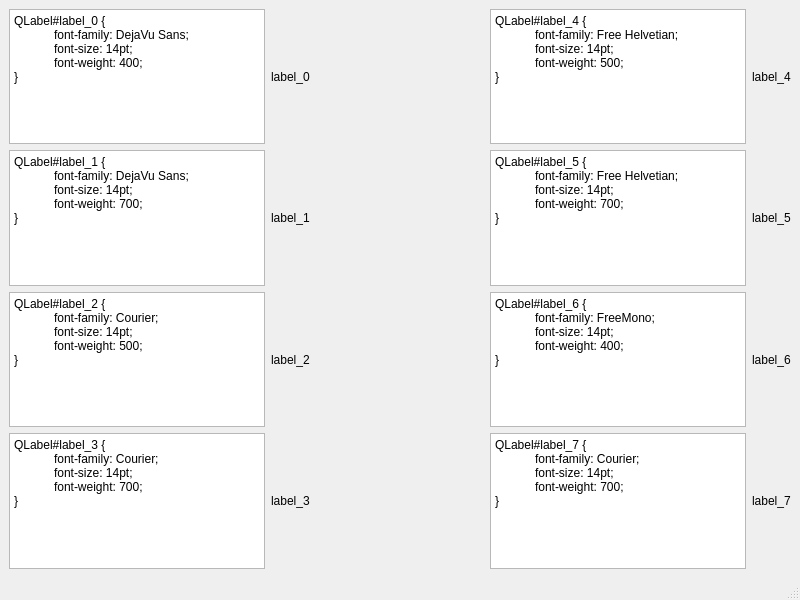
<?xml version="1.0" encoding="UTF-8"?>
<ui version="4.0">
 <class>MainWindow</class>
 <widget class="QMainWindow" name="MainWindow">
  <property name="geometry">
   <rect>
    <x>0</x>
    <y>0</y>
    <width>800</width>
    <height>600</height>
   </rect>
  </property>
  <property name="windowTitle">
   <string>MainWindow</string>
  </property>
  <widget class="QWidget" name="centralwidget">
   <layout class="QGridLayout" name="gridLayout">
    <item row="5" column="0">
     <widget class="QPlainTextEdit" name="plainTextEdit_4">
      <property name="plainText">
       <string>QLabel#label_2 {
	font-family: Courier;
	font-size: 14pt;
	font-weight: 500;
}</string>
      </property>
      <property name="tabStopDistance">
       <double>40.000000000000000</double>
      </property>
     </widget>
    </item>
    <item row="3" column="1">
     <widget class="QLabel" name="label_1">
      <property name="text">
       <string>label_1</string>
      </property>
     </widget>
    </item>
    <item row="1" column="1">
     <widget class="QLabel" name="label_0">
      <property name="text">
       <string>label_0</string>
      </property>
     </widget>
    </item>
    <item row="1" column="4">
     <widget class="QLabel" name="label_4">
      <property name="text">
       <string>label_4</string>
      </property>
     </widget>
    </item>
    <item row="7" column="0">
     <widget class="QPlainTextEdit" name="plainTextEdit_2">
      <property name="plainText">
       <string>QLabel#label_3 {
	font-family: Courier;
	font-size: 14pt;
	font-weight: 700;
}</string>
      </property>
      <property name="tabStopDistance">
       <double>40.000000000000000</double>
      </property>
     </widget>
    </item>
    <item row="1" column="3">
     <widget class="QPlainTextEdit" name="plainTextEdit_5">
      <property name="plainText">
       <string>QLabel#label_4 {
	font-family: Free Helvetian;
	font-size: 14pt;
	font-weight: 500;
}
</string>
      </property>
      <property name="tabStopDistance">
       <double>40.000000000000000</double>
      </property>
     </widget>
    </item>
    <item row="7" column="1">
     <widget class="QLabel" name="label_3">
      <property name="text">
       <string>label_3</string>
      </property>
     </widget>
    </item>
    <item row="7" column="3">
     <widget class="QPlainTextEdit" name="plainTextEdit_8">
      <property name="plainText">
       <string>QLabel#label_7 {
	font-family: Courier;
	font-size: 14pt;
	font-weight: 700;
}
</string>
      </property>
      <property name="tabStopDistance">
       <double>40.000000000000000</double>
      </property>
     </widget>
    </item>
    <item row="5" column="1">
     <widget class="QLabel" name="label_2">
      <property name="text">
       <string>label_2</string>
      </property>
     </widget>
    </item>
    <item row="1" column="2">
     <spacer name="horizontalSpacer">
      <property name="orientation">
       <enum>Qt::Horizontal</enum>
      </property>
      <property name="sizeHint" stdset="0">
       <size>
        <width>40</width>
        <height>20</height>
       </size>
      </property>
     </spacer>
    </item>
    <item row="3" column="4">
     <widget class="QLabel" name="label_5">
      <property name="text">
       <string>label_5</string>
      </property>
     </widget>
    </item>
    <item row="5" column="3">
     <widget class="QPlainTextEdit" name="plainTextEdit_7">
      <property name="plainText">
       <string>QLabel#label_6 {
	font-family: FreeMono;
	font-size: 14pt;
	font-weight: 400;
}
</string>
      </property>
      <property name="tabStopDistance">
       <double>40.000000000000000</double>
      </property>
     </widget>
    </item>
    <item row="3" column="3">
     <widget class="QPlainTextEdit" name="plainTextEdit_6">
      <property name="plainText">
       <string>QLabel#label_5 {
	font-family: Free Helvetian;
	font-size: 14pt;
	font-weight: 700;
}
</string>
      </property>
      <property name="tabStopDistance">
       <double>40.000000000000000</double>
      </property>
     </widget>
    </item>
    <item row="1" column="0">
     <widget class="QPlainTextEdit" name="plainTextEdit">
      <property name="plainText">
       <string>QLabel#label_0 {
	font-family: DejaVu Sans;
	font-size: 14pt;
	font-weight: 400;
}</string>
      </property>
      <property name="tabStopDistance">
       <double>40.000000000000000</double>
      </property>
     </widget>
    </item>
    <item row="3" column="0">
     <widget class="QPlainTextEdit" name="plainTextEdit_3">
      <property name="plainText">
       <string>QLabel#label_1 {
	font-family: DejaVu Sans;
	font-size: 14pt;
	font-weight: 700;
}</string>
      </property>
      <property name="tabStopDistance">
       <double>40.000000000000000</double>
      </property>
     </widget>
    </item>
    <item row="7" column="4">
     <widget class="QLabel" name="label_7">
      <property name="text">
       <string>label_7</string>
      </property>
     </widget>
    </item>
    <item row="5" column="4">
     <widget class="QLabel" name="label_6">
      <property name="text">
       <string>label_6</string>
      </property>
     </widget>
    </item>
   </layout>
  </widget>
  <widget class="QMenuBar" name="menubar">
   <property name="geometry">
    <rect>
     <x>0</x>
     <y>0</y>
     <width>800</width>
     <height>24</height>
    </rect>
   </property>
  </widget>
  <widget class="QStatusBar" name="statusbar"/>
 </widget>
 <resources/>
 <connections/>
</ui>
